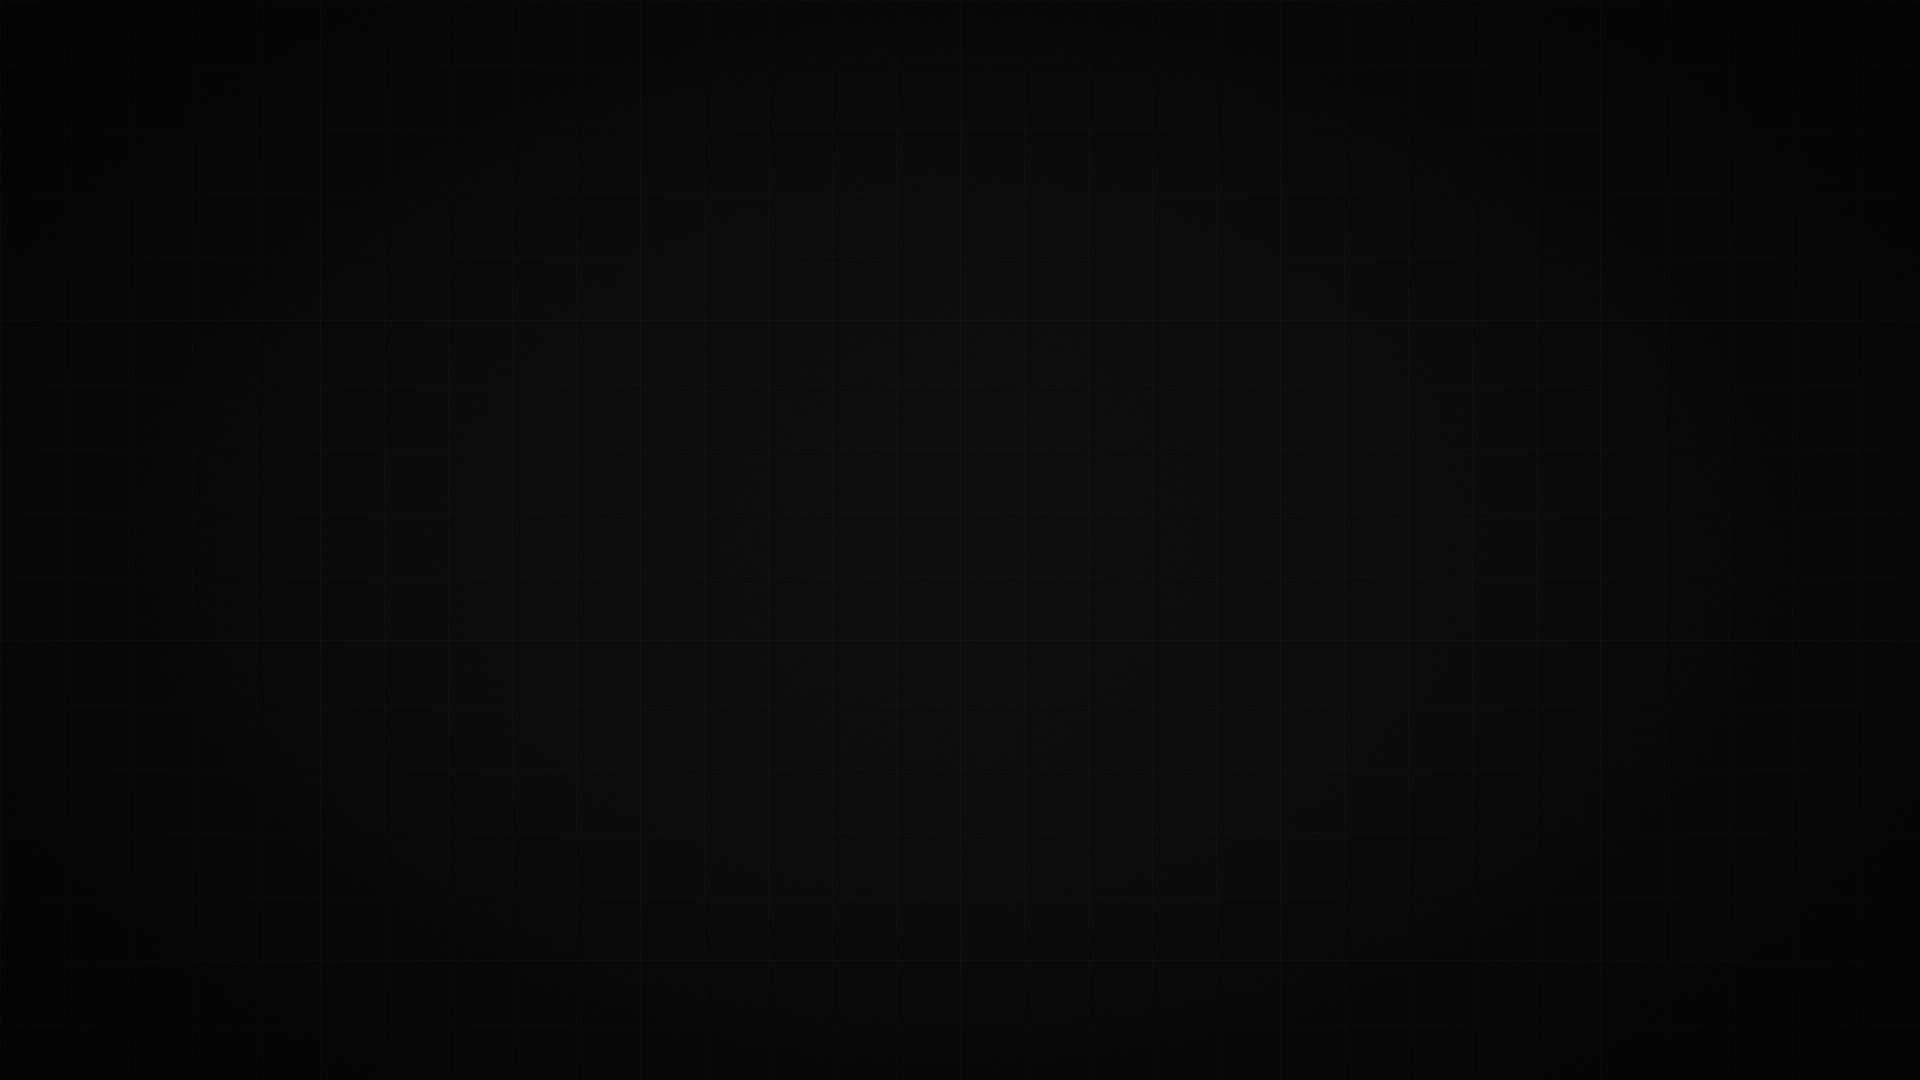

The Python source for this figure:
#!/usr/bin/env python3
"""Genera el fondo del greeter: negro monocromo, rejilla tenue y viñeta.

Uso: python background.py [salida.png]
Requiere Pillow y numpy.
"""

import sys

import numpy as np
from PIL import Image

W, H = 1920, 1080
BASE = 10.0
GRID = 64
MAJOR = 320


def smoothstep(edge0, edge1, x):
    t = np.clip((x - edge0) / (edge1 - edge0), 0.0, 1.0)
    return t * t * (3.0 - 2.0 * t)


def main(out="background.png"):
    y, x = np.mgrid[0:H, 0:W].astype(np.float32)

    img = np.full((H, W), BASE, dtype=np.float32)

    # Rejilla fina y rejilla maestra, apenas visibles.
    img += np.where((x % GRID == 0), 5.0, 0.0)
    img += np.where((y % GRID == 0), 5.0, 0.0)
    img += np.where((x % MAJOR == 0), 4.0, 0.0)
    img += np.where((y % MAJOR == 0), 4.0, 0.0)

    # Viñeta radial: el centro respira, las esquinas caen a negro.
    cx, cy = W / 2.0, H / 2.0
    d = np.sqrt(((x - cx) / cx) ** 2 + ((y - cy) / cy) ** 2) / np.sqrt(2.0)
    img *= 1.0 - 0.55 * smoothstep(0.30, 1.0, d)

    # Levísimo halo central para dar profundidad a la tarjeta.
    r2 = (x - cx) ** 2 + (y - cy) ** 2
    img += 3.0 * np.exp(-r2 / (2.0 * 420.0 ** 2))

    # Dithering suave para evitar banding en el degradado.
    rng = np.random.default_rng(7)
    img += rng.uniform(-0.6, 0.6, size=(H, W))

    img = np.clip(img, 0, 255).astype(np.uint8)
    rgb = np.dstack([img, img, img])
    Image.fromarray(rgb, "RGB").save(out, optimize=True)
    print(f"escrito {out}")


if __name__ == "__main__":
    main(sys.argv[1] if len(sys.argv) > 1 else "background.png")
